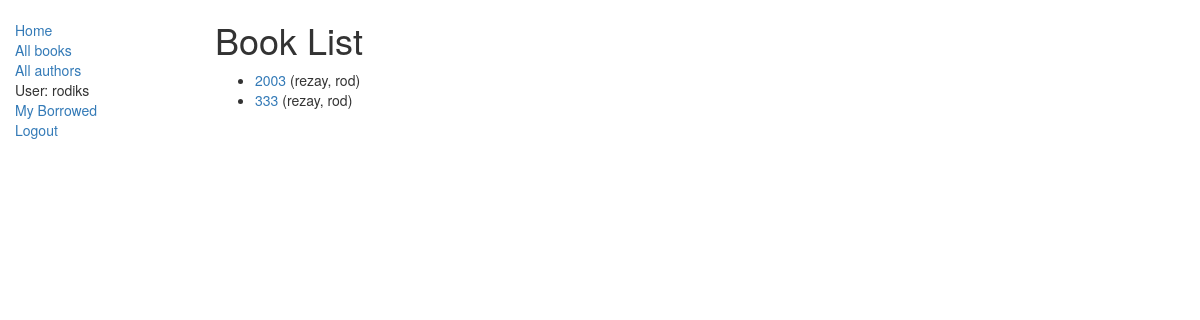
Screenshot of /catalog/books/ (signed in) with the database file from the repository.
### catalog/models.py (models this page shows, shortened)
class Book(models.Model):
    title = models.CharField(max_length=200)
    author = models.ForeignKey('Author', on_delete=models.SET_NULL, null=True)
    summary = models.TextField(max_length=1000, help_text="Enter a brief description of the book")
    isbn = models.CharField('ISBN', max_length=13,
                            help_text='13 Character <a href="https://www.isbn-international.org/content/what-isbn">ISBN number</a>')
    genre = models.ManyToManyField(Genre, help_text="Select a genre for this book")
    def get_absolute_url(self):
        return reverse('book-detail', args=[str(self.id)])

class Author(models.Model):
    first_name = models.CharField(max_length=100)
    last_name = models.CharField(max_length=100)
    date_of_birth = models.DateField(null=True, blank=True)
    date_of_death = models.DateField('Died', null=True, blank=True)
    def __str__(self):
        return '%s, %s' % (self.last_name, self.first_name)

### catalog/views.py (the view)
class BookListView(generic.ListView):
    model = Book

### catalog/templates/catalog/book_list.html
{% extends "base_generic.html" %}
{% block content %}
    <h1>Book List</h1>
    {% if book_list %}
    <ul>
        {% for book in book_list %}
        <li>
            <a href="{{ book.get_absolute_url }}">{{ book.title }}</a>
({{book.author}})
        </li>
        {% endfor %}
    </ul>
    {% else %}
        <p>There are no books in the library.</p>
    {% endif %}
{% endblock %}

### catalog/templates/base_generic.html (shortened to what this page needs)
<!DOCTYPE html>
<html lang="en">
<head>
    <link rel="stylesheet"
          href="https://maxcdn.bootstrapcdn.com/bootstrap/3.3.7/css/bootstrap
.min.css">
    {% load static %}
    <link rel="stylesheet" href="{% static 'css/styles.css' %}">
</head>
<body>
<div class="container-fluid">
    <div class="row">
        <div class="col-sm-2">
            {% block sidebar %}
            <ul class="sidebar-nav">
                <li><a href="{% url 'index' %}">Home</a></li>
                <li><a href="{% url 'books' %}">All books</a></li>
                <li><a href="{% url 'author-detail' %}">All authors</a></li>
                {% if user.is_authenticated %}
                <li>User: {{ user.get_username }}</li>
                <li><a href="{% url 'my-borrowed' %}">My Borrowed</a></li>
                <li><a href="{% url 'logout'%}?next=
{{request.path}}">Logout</a></li>
                {% else %}
                <li><a href="{% url 'login'%}?next={{request.path}}">Login</a>
                </li>
                {% endif %}
            </ul>
            {% endblock %}
        </div>
        <div class="col-sm-10 ">
            {% block content %}{% endblock %}
        </div>
    </div>
</div>
</body>
</html>

### catalog/static/styles.css (style rules this page uses)
.sidebar-nav { margin-top: 20px; padding: 0; list-style: none; }

### rows the page displays
Book: title "2003", author "rezay, rod"
Book: title "333", author "rezay, rod"

### other values shown
{{ user.get_username }} "rodiks"
